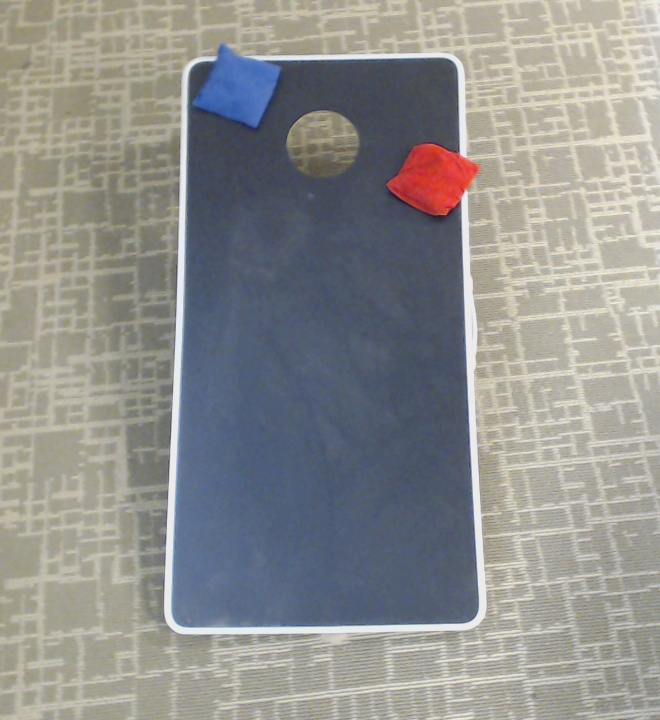
#> input picture 0000.jpg, 660 x 720 px, found by its file name; its folder holds only this picture in this run
$ python gui.py   (older library calls are emulated)
#> lines starting #> are read from the running program, lines starting #| are printed output that depends on the picture; after the words box and inside, x2 and y2 are one past the last pixel; in counts of white or black regions, pixels touching at a corner belong together
### stateEstimation.py
"""
Components for CHUCK state estimation.
"""
from math import sqrt
from os.path import basename

import cv2
import numpy as np

# HSV boundaries (Min, Max)
lower_red = ([0, 70, 50], [10, 255, 255])
upper_red = ([170, 70, 50], [180, 255, 255])
blue_beanbags = ([100, 120, 0], [140, 255, 255])
board = ([30, 2, 235], [120, 5, 238])

# Board values
board_u_margin = 0
board_r_margin = 50
board_d_margin = 0
board_l_margin = 0

# Beanbag values
min_beanbag_area = 100
max_beanbag_width = 109
max_beanbag_height = 109

# Cornhole values
min_ch_radius = 30
max_ch_radius = 50
dy_from_board = 85


def analyze(filename, detailed=False):
    """
    Scan the source image for beanbags, board, and cornhole. Detected objects are annotated using rectangles or circles.

    :param filename: location of the source file
    :param detailed: if true, show the individual contours / Hough circles which form the boundaries
    :return: (image, anns): the image and its annotations
    """
#> called with filename = 'dataset/img/0000.jpg', detailed = False
    # Load the image.
    image = cv2.imread(filename)
#> image is the input picture: shape (720, 660, 3); mean B, G, R 141.5, 143.7, 143.5
    hsv = cv2.cvtColor(image, cv2.COLOR_BGR2HSV)
#> hsv: shape (720, 660, 3); mean H, S, V 54.6, 42, 154.3

    # Find red beanbags.
    red1 = cv2.inRange(hsv, np.array(lower_red[0], dtype="uint8"), np.array(lower_red[1], dtype="uint8"))
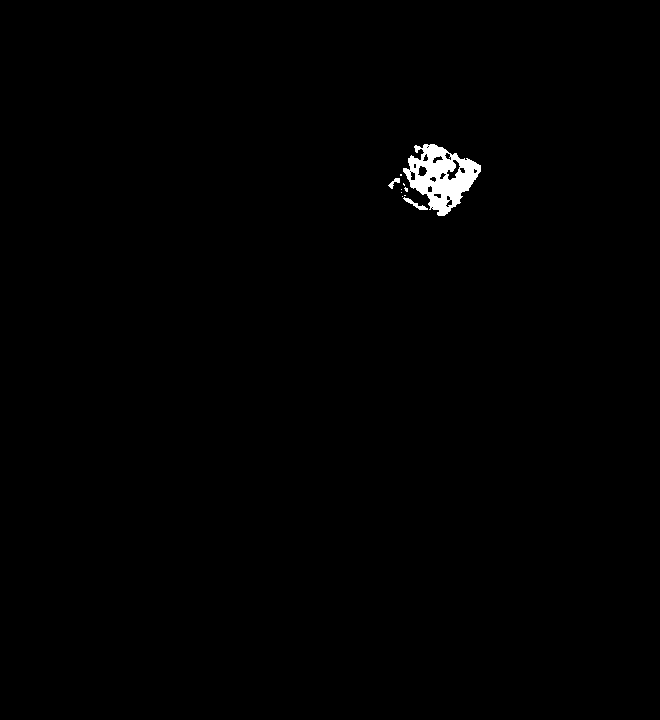
#> red1: shape (720, 660); 0.63% white; 10 white regions (7 under 20 px), largest, box (x1, y1, x2, y2) and area: (403, 144, 481, 216) 2829, (403, 197, 428, 210) 92, (388, 178, 400, 189) 54
    red2 = cv2.inRange(hsv, np.array(upper_red[0], dtype="uint8"), np.array(upper_red[1], dtype="uint8"))
#> red2: shape (720, 660); 0.31% white; 21 white regions (7 under 20 px), largest, box (x1, y1, x2, y2) and area: (386, 147, 460, 218) 940, (447, 160, 460, 180) 102, (435, 144, 464, 159) 69
    red_mask = cv2.bitwise_or(red1, red2)
#> red_mask: shape (720, 660); 0.94% white; 1 white region
    red_rects = _draw_beanbags(image, red_mask, (0, 0, 255), detailed)
#> in _draw_beanbags, `_, contours, _ = cv2.findContours(mask.copy(), cv2.RETR_EXTERNAL, cv2...`: contours = 1 contour; box (x1, y1, x2, y2) and area: (386, 142, 481, 218) 4374
#> the loop in _draw_beanbags, `for c in contours:` made 1 pass
#> (x, y, w, h) on pass 1: (386, 142, 95, 76)
#> after the loop in _draw_beanbags, `for c in contours:`:
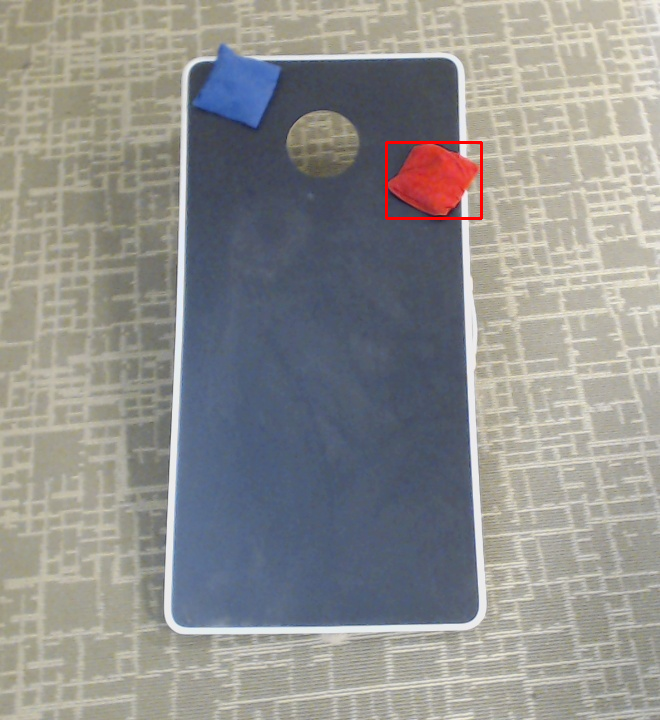
#> image: shape (720, 660, 3); 0.22% of pixels changed, all inside (x1, y1, x2, y2) = (385, 141, 483, 220)
#> after the loop in _draw_beanbags, `for c in contours:`: rects = [(386, 142, 95, 76)]
#> red_rects = [(386, 142, 95, 76)]

    # Find blue beanbags.
    blue_mask = cv2.inRange(hsv, np.array(blue_beanbags[0], dtype="uint8"), np.array(blue_beanbags[1], dtype="uint8"))
#> blue_mask: shape (720, 660); 0.94% white; 2 white regions (1 under 20 px)
    blue_rects = _draw_beanbags(image, blue_mask, (255, 0, 0), detailed)
#> call 2 of _draw_beanbags, with color = (255, 0, 0), show_contours = False
#> in _draw_beanbags (call 2), `_, contours, _ = cv2.findContours(mask.copy(), cv2.RETR_EXTERNAL, cv2...`: contours = 2 contours, 1 with area under 20; largest, box (x1, y1, x2, y2) and area: (194, 46, 282, 131) 4332
#> the loop in _draw_beanbags (call 2), `for c in contours:` made 2 passes
#> (c, x, y, w, h) on pass 1: ([[277, 61], [279, 61]], 277, 61, 3, 1)
#> (x, y, w, h) on pass 2: (194, 46, 88, 85)
#> after the loop in _draw_beanbags (call 2), `for c in contours:`:
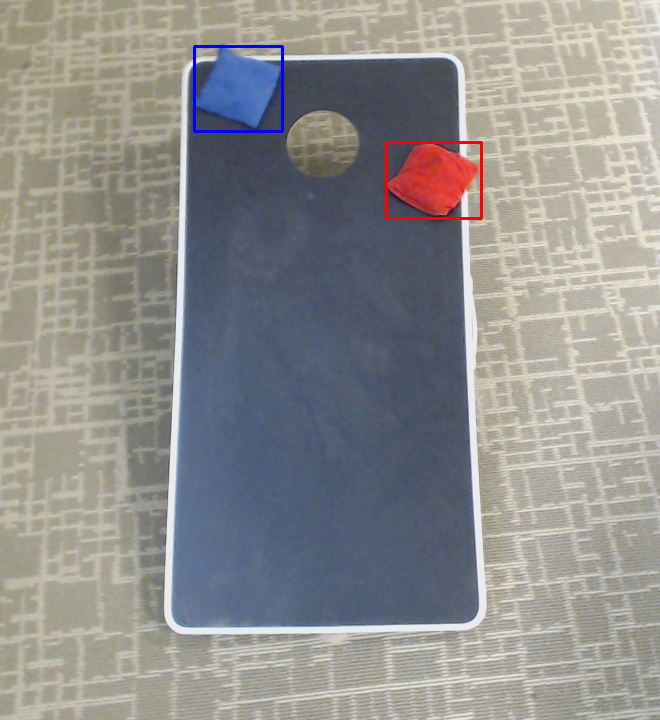
#> image: shape (720, 660, 3); 0.22% of pixels changed, all inside (x1, y1, x2, y2) = (193, 45, 284, 133)
#> after the loop in _draw_beanbags (call 2), `for c in contours:`: rects = [(194, 46, 88, 85)]
#> blue_rects = [(194, 46, 88, 85)]

    # Find the board.
    board_mask = cv2.inRange(hsv, np.array(board[0], dtype="uint8"), np.array(board[1], dtype="uint8"))
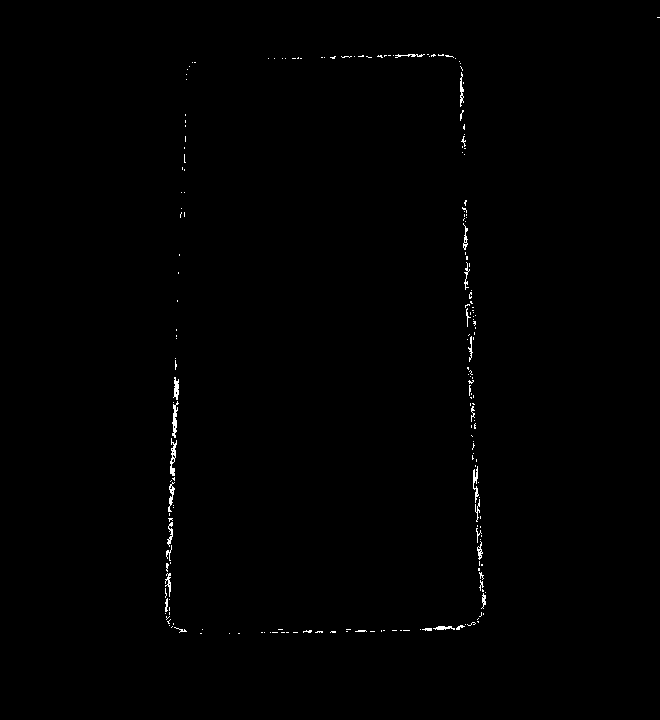
#> board_mask: shape (720, 660); 0.44% white in thin lines or dots, all inside (x1, y1, x2, y2) = (165, 17, 660, 634)
    board_rect = _draw_board(image, board_mask, detailed)

    # Find the cornhole.
    cornhole_circ = _draw_cornhole(image, detailed, board_rect)

    # Prepare annotations, which should be one-to-one with dataSet.json.
    # Filename
    anns = {}
    anns['_reference'] = basename(filename)

    # Beanbags
    anns['beanBags'] = []
    for rect, color in [(r, 'red') for r in red_rects] + [(r, 'blue') for r in blue_rects]:
        _, _, w, h = rect
        beanbag = {
            'bounded_rectangle': {
                'center': _center(rect),
                'height': h,
                'width': w
            },
            'color': color,
            'location': _location(rect, board_rect, cornhole_circ)
        }
        anns['beanBags'].append(beanbag)

    # Board
    cx, cy, cr = cornhole_circ
    _, _, bw, bh = board_rect
    anns['board'] = {
        'center': _center(board_rect),
        'hole': {
            'center': (cx, cy),
            'radius': cr
        },
        'size': {
            'height': bh,
            'width': bw
        }
    }

    # Return the image and its annotations.
    return image, anns


def _draw_beanbags(image, mask, color, show_contours):
    """
    Draws bounding boxes around beanbags.

    :param image: image to annotate
    :param mask: mask used to find contours
    :param color: color of the bounding boxes (B,G,R)
    :param show_contours: if true, show the individual contours which form the bounding boxes
    :return: List of (x, y, w, h) tuples where (x, y) is the top-left corner, w is the width, and h is the height of each rectangle.
    """
    rects = []
    _, contours, _ = cv2.findContours(mask.copy(), cv2.RETR_EXTERNAL, cv2.CHAIN_APPROX_SIMPLE)
    for c in contours:
        x, y, w, h = cv2.boundingRect(c)
        if w * h >= min_beanbag_area:
            if show_contours:
                cv2.drawContours(image, c, -1, color, 4)

            # Beanbag is too big, split it
            # w ~ 95 h ~ 95
            # there are a few examples of a bean bag being larger than 106 (x2), along with two+ being smaller (x8)
            if w > max_beanbag_width:
                if h > w:
                    half_h = h / 2
                    cv2.rectangle(image, (x, y), (x + w, y + half_h), color, 2)
                    rects.append((x, y, w, half_h))
                    cv2.rectangle(image, (x, y), (x + w, y + half_h + half_h), color, 2)
                    rects.append((x, y + half_h, w, half_h))
                else:
                    half_w = w / 2
                    cv2.rectangle(image, (x, y), (x + half_w, y + h), color, 2)
                    rects.append((x, y, half_w, h))
                    cv2.rectangle(image, (x, y), (x + half_w + half_w, y + h), color, 2)
                    rects.append((x + half_w, y, half_w, h))
            elif h > max_beanbag_height:
                half_h = h / 2
                cv2.rectangle(image, (x, y), (x + w, y + half_h), color, 2)
                rects.append((x, y, w, half_h))
                cv2.rectangle(image, (x, y), (x + w, y + half_h + half_h), color, 2)
                rects.append((x, y + half_h, w, half_h))

            # Beanbag is not too big
            else:
                cv2.rectangle(image, (x, y), (x + w, y + h), color, 2)
                rects.append((x, y, w, h))
    return rects


def _draw_board(image, mask, show_contours):
    """
    Draws bounding box around the board.

    :param image: image to annotate
    :param mask: mask used to find contours
    :param show_contours: if true, show the individual contours which form the bounding box
    :return: (x, y, w, h) tuple where (x, y) is the top-left corner, w is the width, and h is the height of the rectangle.
    """
#> called with show_contours = False
    _, contours, _ = cv2.findContours(mask.copy(), cv2.RETR_EXTERNAL, cv2.CHAIN_APPROX_SIMPLE)
#> contours = 202 contours, 190 with area under 20; largest, box (x1, y1, x2, y2) and area: (170, 438, 177, 476) 88, (172, 401, 179, 438) 78, (173, 377, 179, 400) 61, (168, 482, 175, 512) 56, (473, 466, 479, 503) 50

    # Discard contours outside the margins
    board_cs = []
    height, width = image.shape[:2]
#> height = 720; width = 660
    for c in contours:
        M = cv2.moments(c)
        if M["m00"] > 0:
            x = int(M["m10"] / M["m00"])
            y = int(M["m01"] / M["m00"])
            if board_l_margin <= x <= width - board_r_margin and board_u_margin <= y <= height - board_d_margin:
                board_cs.append(c)
#> this loop made 202 passes
#> (c, x, y) on passes 35, 48, 53, 54: ([[477, 621], [478, 622], [478, 621]], 477, 621), ([[482, 589], [482, 591], [483, 591], [483, 590]], 482, 590), ([[478, 568], [478, 570], [479, 570], [479, 568]], 478, 569), ([[481, 564], [481, 565], [482, 565], [482, 564]], 481, 564)
#> (x, y) on passes 13, 14, 20, 21, 26, 27: (333, 631), (319, 631), (361, 630), (308, 631), (427, 628), (182, 630)
#> after the loop, board_cs = 68 contours, 56 with area under 20; largest, box (x1, y1, x2, y2) and area: (170, 438, 177, 476) 88, (172, 401, 179, 438) 78, (173, 377, 179, 400) 61, (168, 482, 175, 512) 56, (473, 466, 479, 503) 50
    contours = board_cs
#> contours has the same summary as board_cs

    # Bounding box around the contours
    if len(contours) == 0:
        return None
    if show_contours:
        cv2.drawContours(image, contours, -1, (0, 255, 0), 4)
    x, y, w, h = cv2.boundingRect(np.concatenate(contours))
#> x = 165; y = 54; w = 321; h = 579
    cv2.rectangle(image, (x, y), (x + w, y + h), (0, 255, 0), 2)
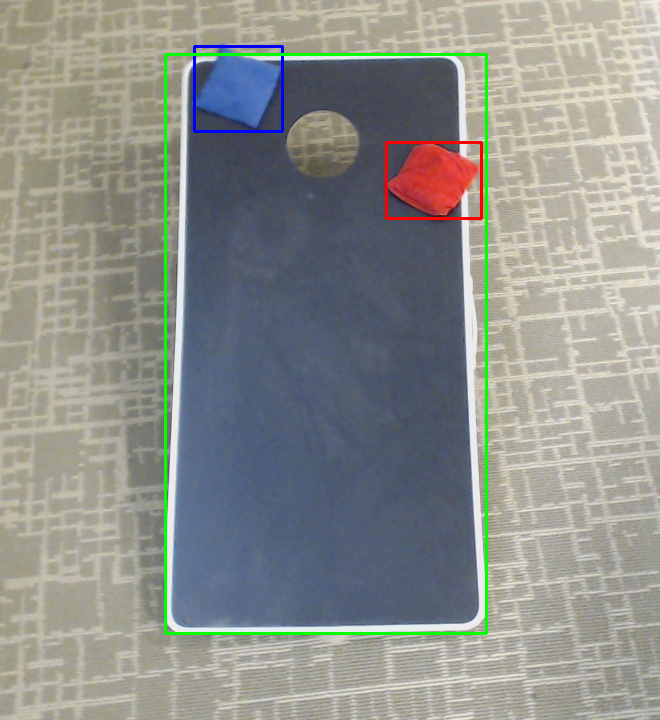
#> image: shape (720, 660, 3); 1.14% of pixels changed, all inside (x1, y1, x2, y2) = (164, 53, 488, 635)
#> in analyze, `board_rect = _draw_board(image, board_mask, detailed)`: board_rect = (165, 54, 321, 579)
    return x, y, w, h


def _draw_cornhole(image, show_all, board_rect=None):
    """
    Draws the cornhole using circular Hough transform.

    :param image: image to annotate
    :param show_all: if true, show all circles found by the transform. Extra circles will be drawn differently from the cornhole
    :param board_rect: rectangular boundaries of the board
    :return: (x, y, r) where (x, y) is the center and r is the radius of the circle, or (0, 0, 0) if none found.
    """
#> called with show_all = False, board_rect = (165, 54, 321, 579)
    # Do transformation
    gray = cv2.cvtColor(image, cv2.COLOR_BGR2GRAY)
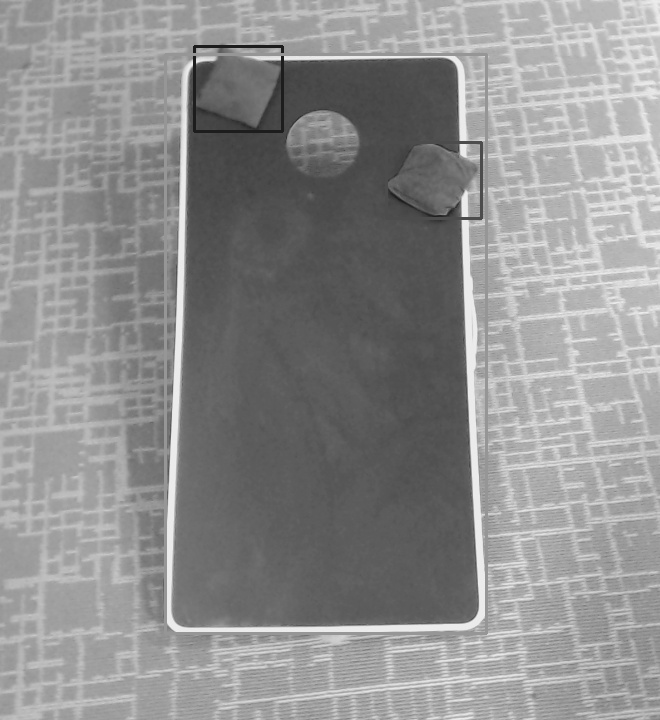
#> gray: shape (720, 660); min 27, max 241, mean 143
    circles = cv2.HoughCircles(gray, cv2.HOUGH_GRADIENT, 1.2, 100, None, 50, 30, min_ch_radius, max_ch_radius)
#> circles = 16 rows, first 8: [545.4, 659.4, 49.32], [541.8, 556.2, 49.32], [413.4, 671.4, 48], [305.4, 677.4, 41.4], [533.4, 432.6, 49.32], [529.8, 331.8, 49.32], [323.4, 143.4, 33.72], [538.2, 223.8, 49.32]
    ch = (0, 0, 0)
    if circles is None:
        return ch
    circles = np.round(circles[0, :]).astype("int")
#> circles = 16 rows, first 8: [545, 659, 49], [542, 556, 49], [413, 671, 48], [305, 677, 41], [533, 433, 49], [530, 332, 49], [323, 143, 34], [538, 224, 49]

    # Find circle with lowest distance from the expected position
    lo_dist = float('inf')
    for (x, y, r) in circles:
        if show_all:
            cv2.circle(image, (x, y), r, (0, 255, 255), 1)

        # If no board to reference, find the one closest to the top-middle of the entire image
        if board_rect is None:
            height, width = image.shape[:2]
            dist = sqrt((x - width / 2) ** 2 + (y - 0) ** 2)
        else:
            # Ensure that the hole is contained within the board
            bx, by, bw, bh = board_rect
            if not (bx <= x <= bx + bw and by <= y <= by + bh):
                continue

            # Find distance
            dist = sqrt((x - (bx + bw / 2)) ** 2 + ((y - (by + dy_from_board)) ** 2))
        if dist < lo_dist:
            lo_dist = dist
            ch = x, y, r
#> this loop made 16 passes
#> (x, y, r, dist, lo_dist) on pass 7: (323, 143, 34, 4.72, 4.72)
#> after the loop, lo_dist = 4.72

    # Return the cornhole
    x, y, r = ch
#> x = 323; y = 143; r = 34
    cv2.circle(image, (x, y), r, (0, 255, 255), 4)
#> in analyze, `cornhole_circ = _draw_cornhole(image, detailed, board_rect)`: cornhole_circ = (323, 143, 34)
#> the loop in analyze, `for rect, color in [(r, 'red') for r in red_rects] + [(r, 'blue') for ..` made 2 passes
#> (rect, color, mid_x in _location, mid_y in _location) on passes 1 to 2: ((386, 142, 95, 76), 'red', 433.5, 180), ((194, 46, 88, 85), 'blue', 238, 88.5)
#> in analyze, `cx, cy, cr = cornhole_circ`: cx = 323; cy = 143; cr = 34
#> in analyze, `_, _, bw, bh = board_rect`: bw = 321; bh = 579
#> `image, anns = analyze("dataset/img/" + filename, args.detailed)`: anns = 3 items
    return ch


def _center(rect):
    """
    Calculate the center of a rectangle using the midpoint formula.

    :param rect: (x, y, w, h) tuple where (x, y) is the top-left corner, w is the width, and h is the height of the rectangle
    :return: (x, y) tuple where (x, y) is the center of the rectangle.
    """
    x, y, w, h = rect
    return (x + x + w) / 2, (y + y + h) / 2


def _location(beanbag, board_rect, cornhole_circ):
    """
    Determine the location of a beanbag.

    :param beanbag: (x, y, w, h) tuple where (x, y) is the top-left corner, w is the width, and h is the height of the beanbag
    :param board_rect: (x, y, w, h) tuple where (x, y) is the top-left corner, w is the width, and h is the height of the board
    :param cornhole_circ: (x, y, r) where (x, y) is the center and r is the radius of the cornhole
    :return: "in" if the beanbag is in the cornhole (3 points), "on" if it is on the board (1 point), or "off" if it is
    """
    # If missing board or cornhole, we can't determine the location.
    if board_rect is None:
        return None
    elif cornhole_circ is None:
        return None

    # Determine the location.
    mid_x, mid_y = _center(beanbag)
    bx, by, bw, bh = board_rect
    cx, cy, cr = cornhole_circ

    if bx < mid_x < bx + bw and by < mid_y < by + bh:
        if cx + cr > mid_x and cy + cr > mid_y and cx - cr < mid_x and cy - cr < mid_y:
            return "in"
        return "on"
    return "off"


def score(anns):
    """
    From a set of annotations (produced by stateEstimation or dataSet.json), get the score using cancellation scoring.

    :param anns: Annotations for a single image
    :return: The score (> 0 if red is scoring, < 0 if blue is scoring, 0 if neither are scoring).
    """
    s = 0
    beanbags = anns['beanBags']
#> beanbags = 2 items
    for b in beanbags:
        color = b['color']
        location = b['location']
        if location == 'in':
            s += 3 if color == 'red' else -3
        elif location == 'on':
            s += 1 if color == 'red' else -1
#> this loop made 2 passes
#> (color, location, s) on passes 1 to 2: ('red', 'on', 1), ('blue', 'on', 0)
#> after the loop, s = 0
    return s

### gui.py
"""
GUI for the stateEstimation module.

Usage: gui.py [--detailed] [--index INDEX]
"""
import argparse
import cv2

from stateEstimation import analyze, score

if __name__ == '__main__':
    # Initialization
    ap = argparse.ArgumentParser()
    ap.add_argument("-d", "--detailed",
                    action="store_true",
                    help="show the individual contours / Hough circles which form the boundaries")
    ap.add_argument("-i", "--index", default=0, help="image index to start with")
    args = ap.parse_args()
    index = int(args.index)
    total_imgs = 197

    # UI
    while index <= total_imgs:
        filename = "%04d.jpg" % index
        image, anns = analyze("dataset/img/" + filename, args.detailed)

        # Display filename.
        cv2.putText(image, filename, (0, 25), cv2.FONT_HERSHEY_SIMPLEX, 1, (255, 255, 255), 2, cv2.LINE_AA)

        # Display score in the color of the scoring team.
        s = score(anns)
#> s = 0
        if s > 0:
            s_color = (0, 0, 255)
        elif s < 0:
            s_color = (255, 0, 0)
        else:
            s_color = (255, 255, 255)
        cv2.putText(image, "Score: %d" % abs(s), (0, 715), cv2.FONT_HERSHEY_SIMPLEX, 1, s_color, 2, cv2.LINE_AA)
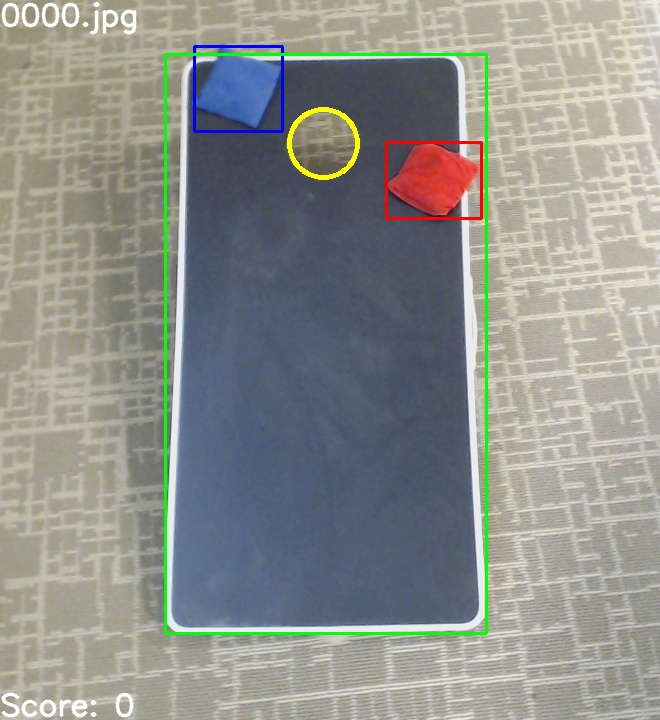
#> image: shape (720, 660, 3); mean B, G, R 140.1, 145.1, 142.5

        # Show image.
        cv2.imshow("CHUCKVision", image)

        # J key = Go to previous image. L key = Go to next image. Escape key = Quit.
        key = cv2.waitKey(0)
#> (key Esc is pressed here)
        if key == 106:
            index = max(0, index - 1)
        elif key == 27:
            break
        elif key == 108:
            index += 1
